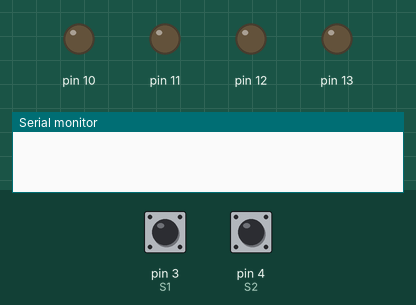
A sketch run on a simulated Arduino Uno, built with avr-gcc and run on an emulated ATmega328P. Parts: output pins drawn as LEDs (lit = HIGH), the last lines printed to the serial monitor. Inputs (shaded band) come from the test bench; at power-on: pin 3 (S1) HIGH, pin 4 (S2) HIGH. Pins used as bus, display or sensor lines are not drawn.

Above: at 1.2 s.
1.3 s: pin 3 (S1) pulled LOW for 0.15 s
At 2.5 s:
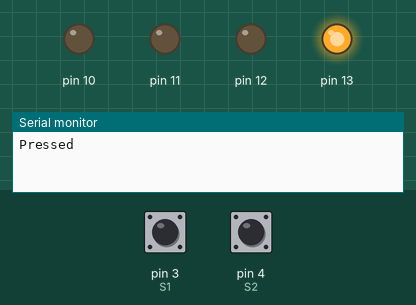
2.9 s: pin 3 (S1) pulled LOW for 1 s
At 3.9 s:
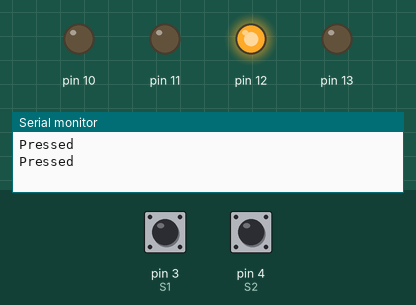
5.4 s: pin 3 (S1) pulled LOW for 0.15 s
At 5.8 s:
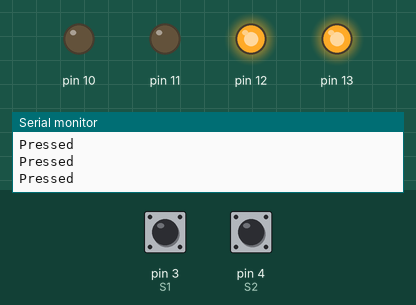
7.0 s: pin 3 (S1) pulled LOW for 3.2 s
At 8.2 s:
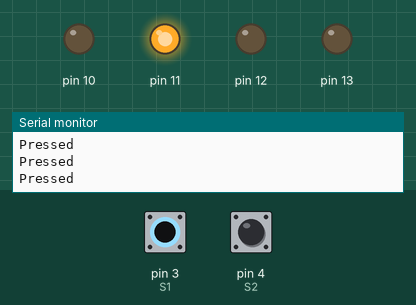
11.7 s: pin 3 (S1) pulled LOW for 0.15 s
At 12.9 s:
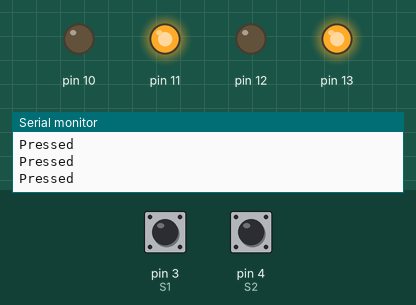
13.3 s: pin 3 (S1) pulled LOW for 1 s
At 14.2 s:
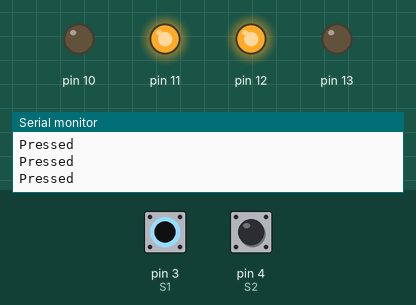
Timing chart, 0 to 16.3 s (numbered marks = the images above; inputs shaded):
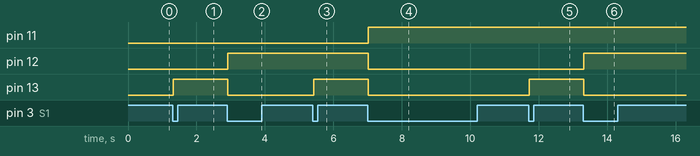

Measured:
- after the input at 1.3 s, pin 13: LOW → HIGH at once
- after the input at 2.9 s, pin 12: LOW → HIGH at once; pin 13: HIGH → LOW at once
- after the input at 5.4 s, pin 13: LOW → HIGH at once
- after the input at 7.0 s, pin 11: LOW → HIGH at once; pin 12, pin 13: HIGH → LOW at once
- after the input at 11.7 s, pin 13: LOW → HIGH at once
- after the input at 13.3 s, pin 12: LOW → HIGH at once; pin 13: HIGH → LOW at once

The sketch:

libButton.ino
```cpp
#include "Button.h"
#include "Scalingseg.h"
#define vcc1 5

Button S1(3, 2000);
Button S2(4);

Scalingseg led1(13, 12, 11, 10);


void setup() {

Serial.begin(9600);


pinMode(vcc1, OUTPUT);
digitalWrite(vcc1, HIGH);

}


  void loop(){

if(S1.pressed()){
  Serial.println("Pressed");
  led1.showNumPlus();
}

if(S2.pressed()){
  Serial.println("Pressed");
  led1.showNumMinus();
}


  }
```

Button.cpp
```cpp
/*
Button.cpp - Kirjasto painikkeiden hallintaa varten
sekä myös esimerkki oman kirjaston luontiin
*/

#include "Arduino.h"
#include "Button.h"

/*
Konstruktori - Funktio joka luo uuden ilmentymän Button-luokasta.
Täällä alustetaan kaikki painkeen toiminnot
*/
Button::Button(int pin)
{
  //Tuttuun tapaan määritetään pinni lähdöksi
  pinMode(pin, INPUT_PULLUP);
  //Tallennetaan omaksi tiedoksi mihin pinnin liityttiin
  _pin=pin;
  //Luetaan painikkeen tila ensimmäistä vertailua varten
  _prevPState=digitalRead(pin);
  _prevRState=digitalRead(pin);
  //Aikaleiman nollaus
  _timeStamp=0;
  _keepTime=500;
}


Button::Button(int pin, int keepTime)
{
  //Tuttuun tapaan määritetään pinni lähdöksi
  pinMode(pin, INPUT_PULLUP);
  //Tallennetaan omaksi tiedoksi mihin pinnin liityttiin
  _pin=pin;
  //Luetaan painikkeen tila ensimmäistä vertailua varten
  _prevPState=digitalRead(pin);
  _prevRState=digitalRead(pin);
  //Aikaleiman nollaus
  _timeStamp=0;
  _keepTime=keepTime;
}

/*
Funktio joka kertoo jos painike on painettu. bool paluuarvo voi olla
tosi tai epätosi. buttonPressed() funktiolle ei tarvitse kertoa mitä
pinniä tutkaillaan koska se tieto saatiin jo konstruktorilla.
*/
bool Button::pressed(){
  bool ret=0;
  int x=digitalRead(_pin);
  if(x!=_prevPState && x==BUTTONPRESSED){
    ret=1;
    delay(BOUNCE);
  }
  _prevPState=x;
  return ret;
}

/*
Funktio joka kertoo jos painike on vapautettu. bool paluuarvo voi olla
tosi tai epätosi. buttonPressed() funktiolle ei tarvitse kertoa mitä
pinniä tutkaillaan koska se tieto saatiin jo konstruktorilla.
*/
bool Button::released(){
  bool ret=0;
  int x=digitalRead(_pin);
  if(x!=_prevRState && x!=BUTTONPRESSED){
    ret=1;
    delay(BOUNCE);
  }
  _prevRState=x;
  return ret;
}

/*
 * Funktio kertoo viiden sekunnin välein painikkeen
 * pohjassapidosta
 */
bool Button::kept(){
  bool ret=0;
  int x=digitalRead(_pin);
  if(x == BUTTONPRESSED){
      if(_timeStamp == 0){//Uuusi painallus
        _timeStamp = millis();//Eli otetaan uusi aikaleima
      }else if(millis()-_timeStamp > _keepTime){
        ret = 1;
        _timeStamp += _keepTime;
      }
  }else{
    _timeStamp=0;
  }
  return ret;
}
```

Button.h
```cpp
/*
Button.h - Kirjasto painikkeiden hallintaa varten
sekä myös esimerkki oman kirjaston luontiin
*/

#ifndef Button_h
#define Button_h

#include "Arduino.h"

const int BUTTONPRESSED=LOW;
const int BOUNCE=20;
/*
Luodaan luokka joka muodostuu metodeista painikkeen käsittelyä varten,
sekä muuttujuat joita tarvitaan
*/
class Button
{
  //Julkinen tieto
  public:
    //Konstruktori joka liittää metodit valitulle tulolle
    Button(int pin);
    Button(int pin, int keepTime);
    //Metodi joka kertoo painkkeen painalluksesta
    bool pressed();
    bool released();
    bool kept();
  //Yksityinen tieto
  private:
    //Mihin tuloon painike liitetään
    int _pin;
    //Tilatieto vanhasta painikkeen tilasta
    int _prevPState;
    int _prevRState;
    //Aikaleima
    unsigned long _timeStamp;
    unsigned long _keepTime;
};

#endif
```

Scalingseg.cpp
```cpp
#include "Arduino.h"
#include "Scalingseg.h"

Scalingseg::Scalingseg(int pin1, int pin2, int pin3, int pin4)
{
  pinMode(pin1, OUTPUT);
  pinMode(pin2, OUTPUT);
  pinMode(pin3, OUTPUT);
  pinMode(pin4, OUTPUT);
  led1 = pin1;
  led2 = pin2;
  led3 = pin3;
  led4 = pin4;
}

void Scalingseg::number0(){

  digitalWrite(led1, LOW);
  digitalWrite(led2, LOW);
  digitalWrite(led3, LOW);
  digitalWrite(led4, LOW);


}

void Scalingseg::number1(){

  digitalWrite(led1, HIGH);
  digitalWrite(led2, LOW);
  digitalWrite(led3, LOW);
  digitalWrite(led4, LOW);

}

void Scalingseg::number2(){

  digitalWrite(led1, LOW);
  digitalWrite(led2, HIGH);
  digitalWrite(led3, LOW);
  digitalWrite(led4, LOW);

}

void Scalingseg::number3(){

  digitalWrite(led1, HIGH);
  digitalWrite(led2, HIGH);
  digitalWrite(led3, LOW);
  digitalWrite(led4, LOW);

}

void Scalingseg::number4(){

  digitalWrite(led1, LOW);
  digitalWrite(led2, LOW);
  digitalWrite(led3, HIGH);
  digitalWrite(led4, LOW);

}

void Scalingseg::number5(){

  digitalWrite(led1, HIGH);
  digitalWrite(led2, LOW);
  digitalWrite(led3, HIGH);
  digitalWrite(led4, LOW);

}

void Scalingseg::number6(){

  digitalWrite(led1, LOW);
  digitalWrite(led2, HIGH);
  digitalWrite(led3, HIGH);
  digitalWrite(led4, LOW);

}

void Scalingseg::number7(){

  digitalWrite(led1, HIGH);
  digitalWrite(led2, HIGH);
  digitalWrite(led3, HIGH);
  digitalWrite(led4, LOW);

}

void Scalingseg::number8(){

  digitalWrite(led1, LOW);
  digitalWrite(led2, LOW);
  digitalWrite(led3, LOW);
  digitalWrite(led4, HIGH);

}

void Scalingseg::number9(){

  digitalWrite(led1, HIGH);
  digitalWrite(led2, LOW);
  digitalWrite(led3, LOW);
  digitalWrite(led4, HIGH);


}

int numberplus=0;

void Scalingseg::showNumPlus(){


      if (numberplus<10){
    numberplus++;

    if (numberplus==0){
      number0();
    }
    if (numberplus==1){
      number1();
    }
    if (numberplus==2){
      number2();
    }
    if (numberplus==3){
      number3();
    }
    if (numberplus==4){
      number4();
    }
    if (numberplus==5){
      number5();
    }
    if (numberplus==6){
      number6();
    }
    if (numberplus==7){
      number7();
    }
    if (numberplus==8){
      number8();
    }
    if (numberplus==9){
      number9();
    }
  }

  if (numberplus>9){
  numberplus=9;
  }
}

void Scalingseg::showNumMinus(){


  if (numberplus<10){

    numberplus--;

    if (numberplus==0){
      number0();
    }
    if (numberplus==1){
      number1();
    }
    if (numberplus==2){
      number2();
    }
    if (numberplus==3){
      number3();
    }
    if (numberplus==4){
      number4();
    }
    if (numberplus==5){
      number5();
    }
    if (numberplus==6){
      number6();
    }
    if (numberplus==7){
      number7();
    }
    if (numberplus==8){
      number8();
    }
    if (numberplus==9){
      number9();
    }
  }

  if (numberplus<0){
    numberplus=0;

  }
}
```

Scalingseg.h
```cpp
/*
 *  Scalingseg.h - Libray to scale your 7-segment
 *  in numbers of 0-9, works well within a button function.
 */

 #ifndef Scalingseg_h
 #define Scalingseg_h

 #include "Arduino.h"


class Scalingseg
{
    public:
      Scalingseg(int, int, int, int);
      void number0();
      void number1();
      void number2();
      void number3();
      void number4();
      void number5();
      void number6();
      void number7();
      void number8();
      void number9();
      void showNumPlus();
      void showNumMinus();

  private:
    int led1;
    int led2;
    int led3;
    int led4;
};

#endif
```
